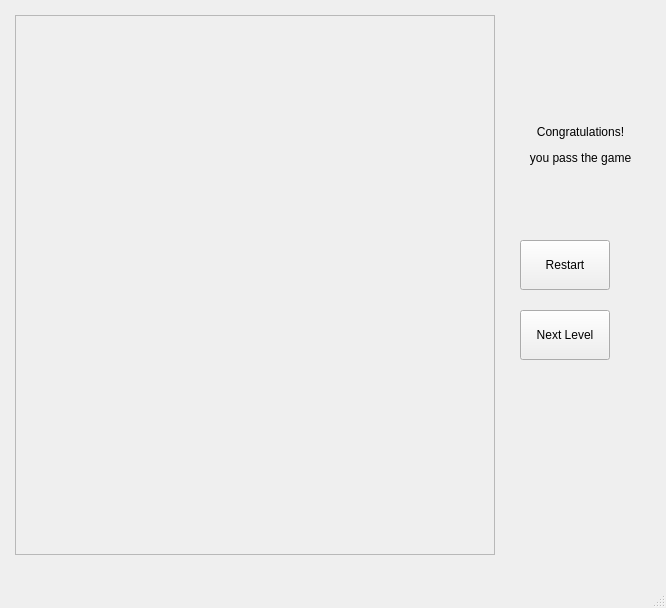
<?xml version="1.0" encoding="UTF-8"?>
<ui version="4.0">
 <class>MainWindow</class>
 <widget class="QMainWindow" name="MainWindow">
  <property name="geometry">
   <rect>
    <x>0</x>
    <y>0</y>
    <width>666</width>
    <height>608</height>
   </rect>
  </property>
  <property name="windowTitle">
   <string>MainWindow</string>
  </property>
  <widget class="QWidget" name="centralWidget">
   <widget class="QWidget" name="game" native="true">
    <property name="geometry">
     <rect>
      <x>15</x>
      <y>15</y>
      <width>480</width>
      <height>540</height>
     </rect>
    </property>
    <property name="sizePolicy">
     <sizepolicy hsizetype="Fixed" vsizetype="Fixed">
      <horstretch>0</horstretch>
      <verstretch>0</verstretch>
     </sizepolicy>
    </property>
    <widget class="QLabel" name="label_bg">
     <property name="geometry">
      <rect>
       <x>0</x>
       <y>0</y>
       <width>480</width>
       <height>540</height>
      </rect>
     </property>
     <property name="text">
      <string/>
     </property>
    </widget>
    <widget class="QLabel" name="player">
     <property name="geometry">
      <rect>
       <x>0</x>
       <y>0</y>
       <width>60</width>
       <height>60</height>
      </rect>
     </property>
     <property name="text">
      <string/>
     </property>
    </widget>
    <widget class="QFrame" name="blocks">
     <property name="geometry">
      <rect>
       <x>0</x>
       <y>0</y>
       <width>480</width>
       <height>540</height>
      </rect>
     </property>
     <property name="frameShape">
      <enum>QFrame::StyledPanel</enum>
     </property>
     <property name="frameShadow">
      <enum>QFrame::Raised</enum>
     </property>
     <widget class="QWidget" name="endpoint" native="true">
      <property name="geometry">
       <rect>
        <x>0</x>
        <y>0</y>
        <width>480</width>
        <height>540</height>
       </rect>
      </property>
      <widget class="QLabel" name="end1">
       <property name="geometry">
        <rect>
         <x>180</x>
         <y>120</y>
         <width>60</width>
         <height>60</height>
        </rect>
       </property>
       <property name="text">
        <string/>
       </property>
      </widget>
      <widget class="QLabel" name="end2">
       <property name="geometry">
        <rect>
         <x>240</x>
         <y>180</y>
         <width>60</width>
         <height>60</height>
        </rect>
       </property>
       <property name="text">
        <string/>
       </property>
      </widget>
      <widget class="QLabel" name="end3">
       <property name="geometry">
        <rect>
         <x>240</x>
         <y>240</y>
         <width>60</width>
         <height>60</height>
        </rect>
       </property>
       <property name="text">
        <string/>
       </property>
      </widget>
      <widget class="QLabel" name="end4">
       <property name="geometry">
        <rect>
         <x>180</x>
         <y>360</y>
         <width>60</width>
         <height>60</height>
        </rect>
       </property>
       <property name="text">
        <string/>
       </property>
      </widget>
      <widget class="QLabel" name="end5">
       <property name="geometry">
        <rect>
         <x>60</x>
         <y>360</y>
         <width>60</width>
         <height>60</height>
        </rect>
       </property>
       <property name="text">
        <string/>
       </property>
      </widget>
      <widget class="QLabel" name="end6">
       <property name="geometry">
        <rect>
         <x>240</x>
         <y>360</y>
         <width>60</width>
         <height>60</height>
        </rect>
       </property>
       <property name="text">
        <string/>
       </property>
      </widget>
      <widget class="QLabel" name="end7">
       <property name="geometry">
        <rect>
         <x>300</x>
         <y>360</y>
         <width>60</width>
         <height>60</height>
        </rect>
       </property>
       <property name="text">
        <string/>
       </property>
       <property name="alignment">
        <set>Qt::AlignCenter</set>
       </property>
      </widget>
     </widget>
     <widget class="QWidget" name="movable" native="true">
      <property name="geometry">
       <rect>
        <x>0</x>
        <y>0</y>
        <width>480</width>
        <height>540</height>
       </rect>
      </property>
      <widget class="QLabel" name="box1">
       <property name="geometry">
        <rect>
         <x>180</x>
         <y>120</y>
         <width>60</width>
         <height>60</height>
        </rect>
       </property>
       <property name="text">
        <string/>
       </property>
      </widget>
      <widget class="QLabel" name="box2">
       <property name="geometry">
        <rect>
         <x>240</x>
         <y>180</y>
         <width>60</width>
         <height>60</height>
        </rect>
       </property>
       <property name="text">
        <string/>
       </property>
      </widget>
      <widget class="QLabel" name="box3">
       <property name="geometry">
        <rect>
         <x>240</x>
         <y>240</y>
         <width>60</width>
         <height>60</height>
        </rect>
       </property>
       <property name="text">
        <string/>
       </property>
      </widget>
      <widget class="QLabel" name="box4">
       <property name="geometry">
        <rect>
         <x>180</x>
         <y>360</y>
         <width>60</width>
         <height>60</height>
        </rect>
       </property>
       <property name="text">
        <string/>
       </property>
      </widget>
      <widget class="QLabel" name="box5">
       <property name="geometry">
        <rect>
         <x>60</x>
         <y>360</y>
         <width>60</width>
         <height>60</height>
        </rect>
       </property>
       <property name="text">
        <string/>
       </property>
      </widget>
      <widget class="QLabel" name="box6">
       <property name="geometry">
        <rect>
         <x>240</x>
         <y>360</y>
         <width>60</width>
         <height>60</height>
        </rect>
       </property>
       <property name="text">
        <string/>
       </property>
      </widget>
      <widget class="QLabel" name="box7">
       <property name="geometry">
        <rect>
         <x>300</x>
         <y>360</y>
         <width>60</width>
         <height>60</height>
        </rect>
       </property>
       <property name="text">
        <string/>
       </property>
      </widget>
     </widget>
    </widget>
   </widget>
   <widget class="QWidget" name="btns" native="true">
    <property name="geometry">
     <rect>
      <x>510</x>
      <y>230</y>
      <width>110</width>
      <height>150</height>
     </rect>
    </property>
    <property name="inputMethodHints">
     <set>Qt::ImhNone</set>
    </property>
    <widget class="QPushButton" name="NextlevelBtn">
     <property name="geometry">
      <rect>
       <x>10</x>
       <y>80</y>
       <width>90</width>
       <height>50</height>
      </rect>
     </property>
     <property name="text">
      <string>Next Level</string>
     </property>
    </widget>
    <widget class="QPushButton" name="RestartBtn">
     <property name="geometry">
      <rect>
       <x>10</x>
       <y>10</y>
       <width>90</width>
       <height>50</height>
      </rect>
     </property>
     <property name="contextMenuPolicy">
      <enum>Qt::DefaultContextMenu</enum>
     </property>
     <property name="text">
      <string>Restart</string>
     </property>
    </widget>
   </widget>
   <widget class="QLabel" name="congrates">
    <property name="geometry">
     <rect>
      <x>510</x>
      <y>110</y>
      <width>141</width>
      <height>71</height>
     </rect>
    </property>
    <property name="text">
     <string>&lt;html&gt;&lt;head/&gt;&lt;body&gt;&lt;p&gt;Congratulations!&lt;/p&gt;&lt;p&gt;you pass the game&lt;/p&gt;&lt;/body&gt;&lt;/html&gt;</string>
    </property>
    <property name="alignment">
     <set>Qt::AlignCenter</set>
    </property>
   </widget>
   <zorder>btns</zorder>
   <zorder>game</zorder>
   <zorder>congrates</zorder>
  </widget>
  <widget class="QMenuBar" name="menuBar">
   <property name="geometry">
    <rect>
     <x>0</x>
     <y>0</y>
     <width>666</width>
     <height>22</height>
    </rect>
   </property>
  </widget>
  <widget class="QStatusBar" name="statusBar"/>
 </widget>
 <layoutdefault spacing="6" margin="11"/>
 <resources/>
 <connections/>
</ui>
